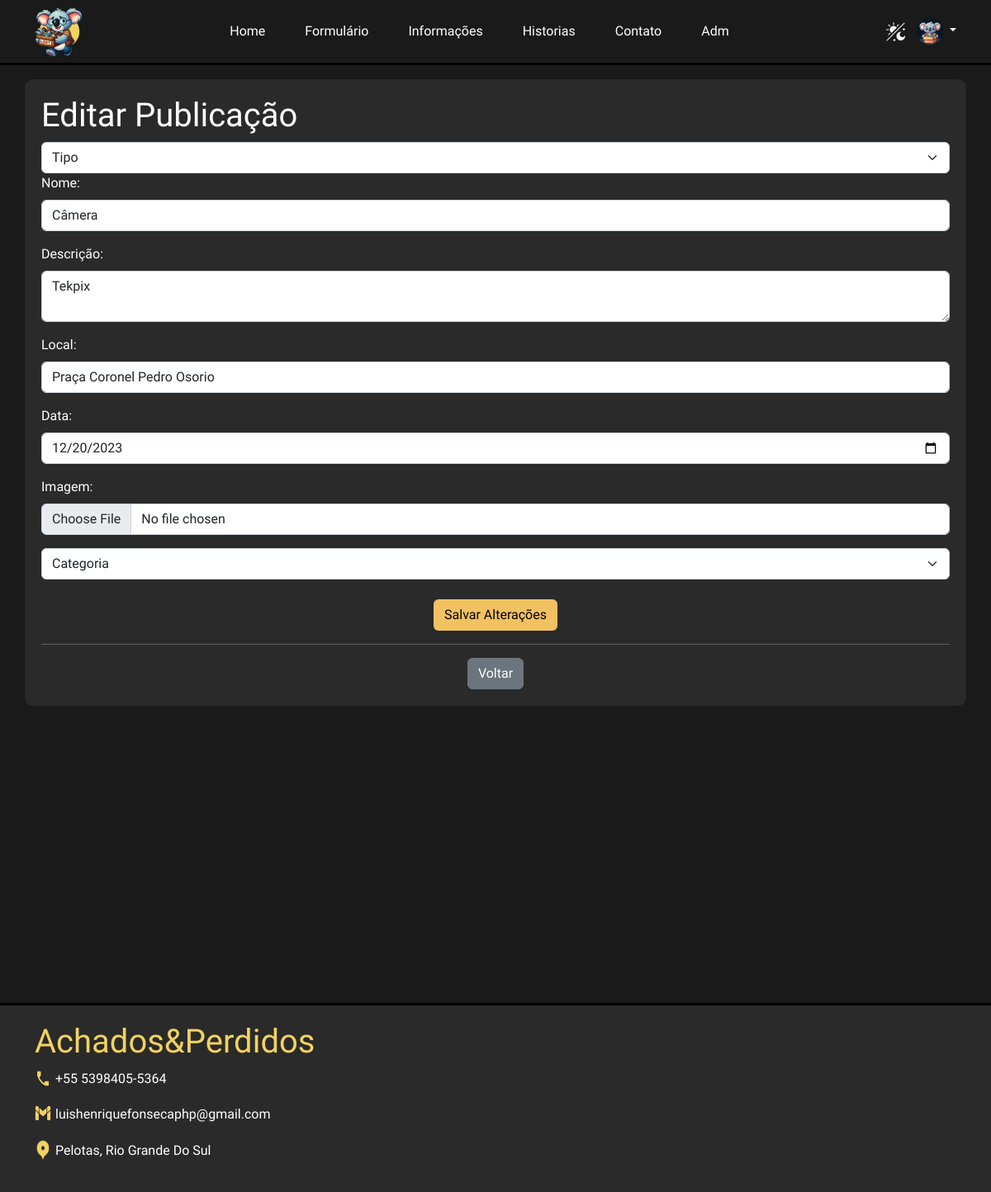
The app's page /editar_objeto.php?id=208 (signed in) with its own data.
### tables this page shows
CREATE TABLE `pessoa` (
  `codpessoa` bigint(20) UNSIGNED NOT NULL,
  `nome` varchar(30) NOT NULL,
  `email` varchar(255) NOT NULL,
  `senha` varchar(355) DEFAULT NULL,
  `reg_date` date NOT NULL DEFAULT curdate(),
  `adm` int(11) DEFAULT 0,
  `codigo_verificacao` varchar(32) NOT NULL DEFAULT '',
  `verificado` tinyint(1) DEFAULT 0,
  `imagem` varchar(255) DEFAULT NULL,
  `cep` varchar(10) DEFAULT NULL,
  `logradouro` varchar(255) DEFAULT NULL,
  `bairro` varchar(255) DEFAULT NULL,
  `cidade` varchar(255) DEFAULT NULL
);

CREATE TABLE `objeto` (
  `id` int(11) NOT NULL,
  `nome` varchar(255) NOT NULL,
  `descricao` text NOT NULL,
  `local` varchar(255) NOT NULL,
  `data` date NOT NULL,
  `categoria` varchar(255) NOT NULL,
  `tipo` enum('Encontrado','Perdido') NOT NULL,
  `imagem` varchar(255) DEFAULT NULL,
  `codpessoa` bigint(20) UNSIGNED DEFAULT NULL
);

### includes/components/funcao.php (called while the page is built, shortened)
<?php
function obter_objeto_por_id($objetoId, $pdo)
{
    try {
        $stmt = $pdo->prepare('SELECT * FROM objeto WHERE id = :id');
        $stmt->bindParam(':id', $objetoId, PDO::PARAM_INT);
        $stmt->execute();
        return $stmt->fetch(PDO::FETCH_ASSOC);
    } catch (PDOException $e) {
        die('Erro ao obter objeto por ID: ' . $e->getMessage());
    }
}
function verifica_administrador($userId, $pdo)
{
    $stmt = $pdo->prepare('SELECT * FROM pessoa WHERE codpessoa = :userId AND adm = 1');
    $stmt->bindValue(':userId', $userId);
    $stmt->execute();
    return $stmt->rowCount() === 1;
}
?>

### editar_objeto.php (the view, shortened to what this page needs)
<?php
require_once("./includes/components/conecta.php");
require_once("./includes/components/funcao.php");
$objetoId = isset($_GET['id']) ? $_GET['id'] : "";
$objeto = obter_objeto_por_id($objetoId, $pdo);
require_once("./includes/components/cabecalho.php");
require_once("./includes/components/header.php");
require_once("./includes/components/js.php");
?>
<body class="dark-theme">
    <main>
        <div id="conteudoCadastro" class="container">
            <h1>Editar Publicação</h1>
            <form action="editar_objeto.php?id=<?= $objetoId ?>" method="POST" enctype="multipart/form-data">
                <select id="tipo" name="tipo" class="form-select" required>
                    <option value="" disabled selected>Tipo</option>
                </select>
                <div class="mb-3">
                    <label for="nome" class="form-label">Nome:</label>
                    <input type="text" class="form-control" id="nome" name="nome"
                        value="<?= htmlspecialchars($objeto['nome'], ENT_QUOTES) ?>" required>
                </div>
                <div class="mb-3">
                    <label for="descricao" class="form-label">Descrição:</label>
                    <textarea class="form-control" id="descricao" name="descricao"
                        required><?= htmlspecialchars($objeto['descricao'], ENT_QUOTES) ?></textarea>
                </div>
                <div class="mb-3">
                    <label for="local" class="form-label">Local:</label>
                    <input type="text" class="form-control" id="local" name="local"
                        value="<?= htmlspecialchars($objeto['local'], ENT_QUOTES) ?>" required>
                </div>
                <div class="mb-3">
                    <label for="data" class="form-label">Data:</label>
                    <input type="date" class="form-control" id="data" name="data"
                        value="<?= htmlspecialchars($objeto['data'], ENT_QUOTES) ?>" required>
                </div>
                <div class="mb-3">
                    <label for="imagem" class="form-label">Imagem:</label>
                    <input type="file" class="form-control" id="imagem" name="imagem">
                </div>
                <select id="categoria" name="categoria" class="form-select" required>
                    <option value="" disabled selected>Categoria</option>
                </select>
                <div class="d-flex justify-content-center">
                    <button type="submit" class="btn btn-custom-color mt-4">Salvar Alterações</button>
                </div>
                      <hr>
                <div class="d-flex justify-content-center">
                    <a href="index.php" class="btn btn-secondary">Voltar</a>
                </div>
            </form>
        </div>
    </main>
    <footer id="footer">
        <div class="container">
            <div class="h1" id="achados_perdidos">
                <h1>Achados&Perdidos</h1>
            </div>
            <div style="display: flex; align-items: center;">
                <img class="icon" src="img/icons8-phone-48.png"
                    style="width: 25px; height: 25px;  margin-bottom:17px; padding-right: 5px;" alt="icon">
                <p>+55 5398405-5364</p>
            </div>
            <div style="display: flex; align-items: center;">
                <img class="icon" src="img/icons8-gmail-50.png"
                    style="width: 25px; height: 25px; margin-bottom:19px; padding-right: 5px;" alt="icon">
                <p>luishenriquefonsecaphp@gmail.com</p>
            </div>
            <div style="display: flex; align-items: center;">
                <img class="icon" src="img/icons8-location-60.png"
                    style="width: 25px; height: 25px; margin-bottom:19px; padding-right: 5px;" alt="icon">
                <p>Pelotas, Rio Grande Do Sul</p>
            </div>
        </div>
    </footer>
</body>
</html>

### includes/components/header.php (shortened to what this page needs)
<?php
$userId = $_SESSION["codpessoa"];
$consulta = $pdo->prepare('SELECT * FROM pessoa WHERE codpessoa = ?');
$consulta->execute([$userId]);
$usuario = $consulta->fetch();
?>
<body>
    <main>
        <header>
            <nav class="navbar navbar-expand-lg fixed-top" id="navbar">
                <div class="container">
                    <a class="navbar-logo" href="index.php">
                        <img id="navbar-logo" src="img/logo3.png" alt="achados&perdidos" />
                    </a>
                    <div class="collapse navbar-collapse" id="navbar-items">
                        <ul class="navbar-nav me-auto mb-2 mb-lg-0">
                            <li class="nav-item">
                                <a class="nav-link" href="index.php">Home</a>
                            </li>
                            <li class="nav-item">
                                <a class="nav-link" href="objeto.php">Formulário</a>
                            </li>
                            <li class="nav-item">
                                <a class="nav-link" href="informacao.php">Informações</a>
                            </li>
                            <li class="nav-item">
                                <a class="nav-link" href="historias.php">Historias</a>
                            </li>
                            <li class="nav-item">
                                <a class="nav-link" href="contato.php">Contato</a>
                            </li>
                            <?php
                            $userId = $_SESSION["codpessoa"];
                            $adm = verifica_administrador($userId, $pdo);
                            if ($adm) {
                                ?>
                                <li class="nav-item">
                                    <a class="nav-link" href="adm.php">Adm</a>
                                </li>
                                <?php
                            }
                            ?>
                        </ul>
                        <button id="themeToggle" class="btn btn-text-light"><img width="25" height="25"
                                src="img/icons8-day-and-night-50.png" alt="day-and-night" /></button>
                        <div class="dropdown text-end">
                            <a href="#" class="d-block link-body-emphasis text-decoration-none dropdown-toggle"
                                data-bs-toggle="dropdown" aria-expanded="false">
                                <?php
                                $imagemPerfil = empty($usuario["imagem"]) ? "img/perfil-padrao.png" : "uploads/" . $usuario["imagem"];
                                ?>
                                <img src="<?php echo $imagemPerfil; ?>" alt="Perfil do usuário" width="32" height="32"
                                    class="rounded-circle">
                            </a>
                        </div>
                    </div>
                </div>
            </nav>
        </header>
    </main>

### css/style.css (style rules this page uses)
body { height: auto; margin: 0; align-items: center; justify-content: center; background: linear-gradient(var(--cor-background)); }
html { height: auto; }
main { height: auto; margin-bottom: 8%; }
* { font-family: 'Montserrat Alternates', sans-serif; box-sizing: border-box; }
:root { --cor-background: #616FF2, #D6A6F2; --cor-background-navbar: #06138550; --cor-background-card: #ffffff; --cor-footer: #616FF2; --cor-btn-custom-backgraund: #F2D261; --cor-btn-custom-backgraund-hover: #f2f261; --cor-botao-texto: #000000; --cor-botao-hover-texto: #000000; --cor-custom-button-fundo: #6170f200; --cor-custom-button-hover-fundo: #b161f200; --cor-custom-button-texto: #ffffff; --cor-texto-titulo: #000000; --cor-border: #000000; --cor-texto-link: #ffffff; --cor-texto-link-hover: #dadfe9; --cor-border-active: #F2D261; --cor-hover-underline: #F2D261; --cor-backgraund-container: #fff; --cor-backgraund-conteudo-Perfil: #fff; --dark-btn-custom-backgraund: #F2C161; --dark-btn-custom-backgraund-hover: #D5AA55; --dark-background: #1a1a1a; --dark-text: #000000; --dark-text-white: #fff; --dark-link: #ffffff; --dark-background-card: #38373791; --dark-card-text: #ffffff; --dark-footer: #38373791; --dark-footer-text: #fff; --dark-conteudo-Perfil: #38373791; --dark-conteudo-Cadastro: #38373791; }
#achados_perdidos { color: var(--cor-btn-custom-backgraund); }
#navbar { border-bottom: 3px solid var(--cor-border); position: absolute; width: 100%; background-color: var(--cor-background-navbar); }
#navbar a { color: var(--cor-texto-link); }
.btn-custom-color { background-color: var(--cor-btn-custom-backgraund); color: var(--cor-botao-texto); text-align: center; }
#footer { background-color: var(--cor-footer); color: var(--cor-texto-titulo); width: 100%; border-top: 3px solid var(--cor-border); padding: 20px; }
#footer p { color: white; }
body.dark-theme { background: var(--dark-background); color: var(--dark-text); }
.dark-theme .btn-custom-color { background-color: var(--dark-btn-custom-backgraund); }
.dark-theme #navbar { background-color: var(--dark-background-navbar); }
.dark-theme #footer { background-color: var(--dark-footer); color: var(--dark-footer-text); }
.dark-theme #navbar a { color: var(--dark-link); }
body.dark-theme #conteudoCadastro { background-color: var(--dark-conteudo-Cadastro); color: var(--dark-text-white); }
#conteudoCadastro { padding: 20px; height: auto; margin-top: 5%; margin-bottom: 30%; border-radius: 10px; background-color: var(--cor-backgraund-container); }
footer { position: relative; left: 0; }
footer p { text-align: center; }
.navbar-nav .nav-link { position: relative; }
#navbar a { justify-content: center; }
#navbar-logo { width: 60px; height: 60px; }
#navbar-items .navbar-nav { display: flex; justify-content: center; width: 100%; }
#navbar-items .nav-item { margin: 0 1em; }

### records on screen
pessoa: imagem (picture)
objeto: nome "Câmera", descricao "Tekpix", local "Praça Coronel Pedro Osorio", data "12/20/2023"
